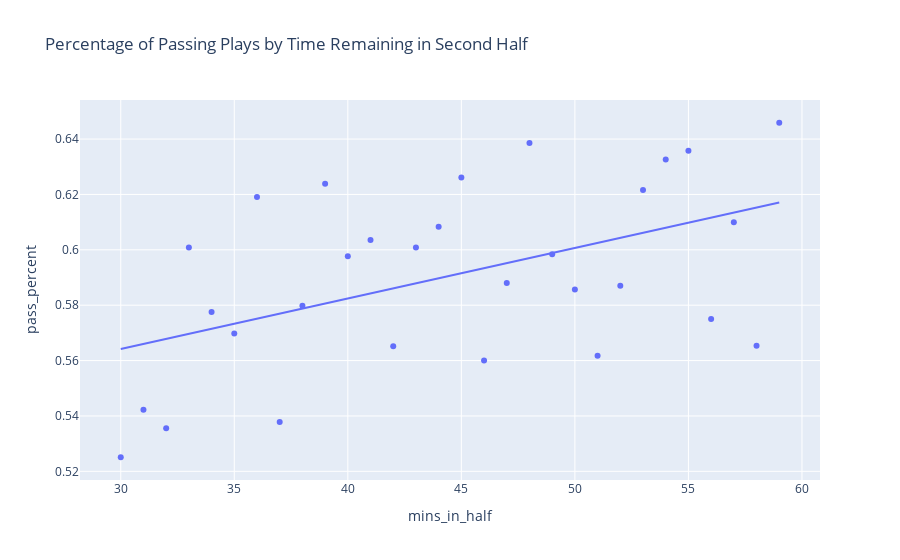

This figure's notebook cell:
### Code cell
df['mins_in_half'] = df.apply(lambda p: 60 - math.ceil(p.secs_remaining / 60), axis = 1)

pass_by_min = df.loc[(df.quarter == 3) | (df.quarter == 4), ['mins_in_half', 'pass_percent'] ].groupby(['mins_in_half']).mean('pass_percent').reset_index()

px.scatter(pass_by_min, x='mins_in_half', y='pass_percent', trendline='ols', title='Percentage of Passing Plays by Time Remaining in Second Half')

### Figure 1 — Plotly figure (JSON) as saved in the notebook; plotly's stock layout.template omitted (floating-point values rounded to 4 significant figures)
{"data": [{"hovertemplate": "mins_in_half=%{x}<br>pass_percent=%{y}<extra></extra>", "legendgroup": "", "marker": {"color": "#636efa", "symbol": "circle"}, "mode": "markers", "name": "", "orientation": "v", "showlegend": false, "type": "scatter", "x": [30, 31, 32, 33, 34, 35, 36, 37, 38, 39, 40, 41, 42, 43, 44, 45, 46, 47, 48, 49, 50, 51, 52, 53, 54, 55, 56, 57, 58, 59], "xaxis": "x", "y": [0.5251, 0.5422, 0.5356, 0.6008, 0.5776, 0.5698, 0.619, 0.5378, 0.5798, 0.6239, 0.5977, 0.6035, 0.5652, 0.6009, 0.6083, 0.6261, 0.56, 0.588, 0.6386, 0.5984, 0.5857, 0.5617, 0.587, 0.6216, 0.6327, 0.6358, 0.575, 0.6099, 0.5654, 0.6459], "yaxis": "y"}, {"hovertemplate": "<b>OLS trendline</b><br>pass_percent = 0.00182382 * mins_in_half + 0.509474<br>R<sup>2</sup>=0.241242<br><br>mins_in_half=%{x}<br>pass_percent=%{y} <b>(trend)</b><extra></extra>", "legendgroup": "", "marker": {"color": "#636efa", "symbol": "circle"}, "mode": "lines", "name": "", "showlegend": false, "type": "scatter", "x": [30, 31, 32, 33, 34, 35, 36, 37, 38, 39, 40, 41, 42, 43, 44, 45, 46, 47, 48, 49, 50, 51, 52, 53, 54, 55, 56, 57, 58, 59], "xaxis": "x", "y": [0.5642, 0.566, 0.5678, 0.5697, 0.5715, 0.5733, 0.5751, 0.577, 0.5788, 0.5806, 0.5824, 0.5843, 0.5861, 0.5879, 0.5897, 0.5915, 0.5934, 0.5952, 0.597, 0.5988, 0.6007, 0.6025, 0.6043, 0.6061, 0.608, 0.6098, 0.6116, 0.6134, 0.6153, 0.6171], "yaxis": "y"}], "layout": {"legend": {"tracegroupgap": 0}, "title": {"text": "Percentage of Passing Plays by Time Remaining in Second Half"}, "xaxis": {"anchor": "y", "domain": [0, 1], "title": {"text": "mins_in_half"}}, "yaxis": {"anchor": "x", "domain": [0, 1], "title": {"text": "pass_percent"}}}}
